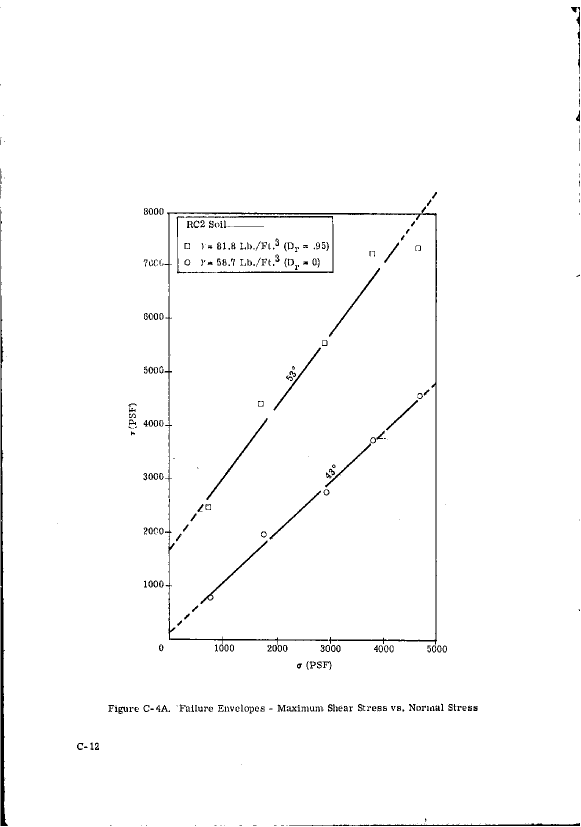
#> input picture img/1968-vol2/p0126.png, 1161 x 1653 px, found by its file name (shown at 1/2 size)
$ python linefit.py
#> lines starting #> are read from the running program, lines starting #| are printed output that depends on the picture; after the words box and inside, x2 and y2 are one past the last pixel; in counts of white or black regions, pixels touching at a corner belong together
import numpy as np, json
from PIL import Image
g = np.asarray(Image.open("packet/p0126.png").convert("L")).astype(int)
#> g: shape (1653, 1161) int64; 98.4% white; 359 black regions (133 under 20 px), largest, box (x1, y1, x2, y2) and area: (1, 419, 16, 1652) 5479, (329, 425, 874, 1289) 5245, (371, 432, 667, 546) 1640
D = g < 160
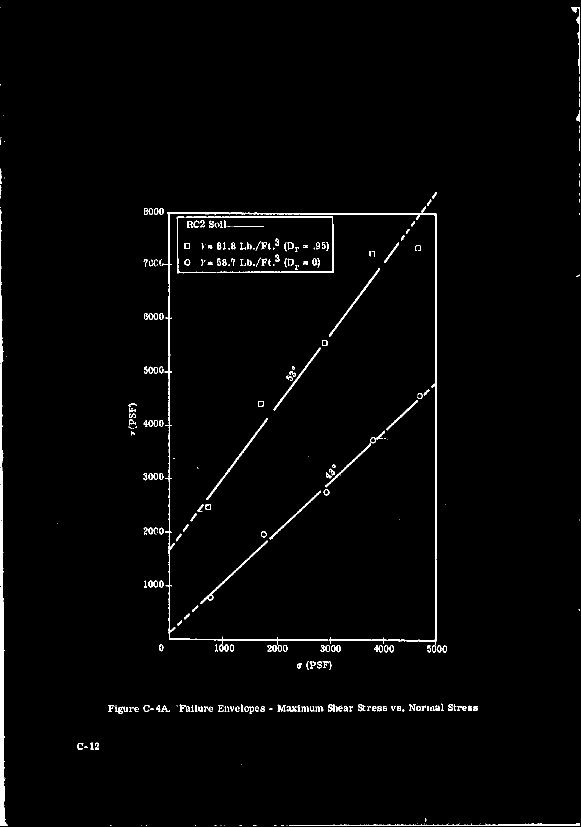
#> D: shape (1653, 1161) bool (shown at 1/2 size); 1.6% white; 359 white regions (133 under 20 px), largest, box (x1, y1, x2, y2) and area: (1, 419, 16, 1652) 5479, (329, 425, 874, 1289) 5245, (371, 432, 667, 546) 1640
L = {"dr95": ((922, 3006), (2380, 1050)), "dr0": ((922, 3448), (2376, 2087))}
# clean column ranges (ink of the line only, away from markers, labels, frame)
clean = {"dr95": {"dash_left": [(928,950),(962,988),(999,1026),(1041,1069),(1080,1107)],
                  "solid": [(1130,1455),(1495,1745),(1797,2070),(2098,2174)],
                  "dash_right": [(2188,2204),(2215,2230),(2245,2261),(2272,2288),(2302,2321),(2331,2350),(2359,2374)]},
         "dr0": {"dash_left": [(928,954),(968,991),(1007,1033),(1050,1080)],
                 "solid": [(1096,1128),(1170,1455),(1474,1745),(1777,2015),(2060,2098),(2108,2270)],
                 "dash_right": [(2313,2339),(2356,2372)]}}
res = {}
for sid, ((u0, v0), (u1, v1)) in L.items():
    s = (v1 - v0) / (u1 - u0)
    pts = {}
    for part, rngs in clean[sid].items():
        P = []
        for a, b in rngs:
            for u in range(a, b + 1):
                vp = v0 + s * (u - u0)
                lo = int(vp - 16)
#> (the run stopped early here; a loop or call above may not have finished)

$ run again, with img/1968-vol2/p0003.png copied over img/1968-vol2/p0126.png
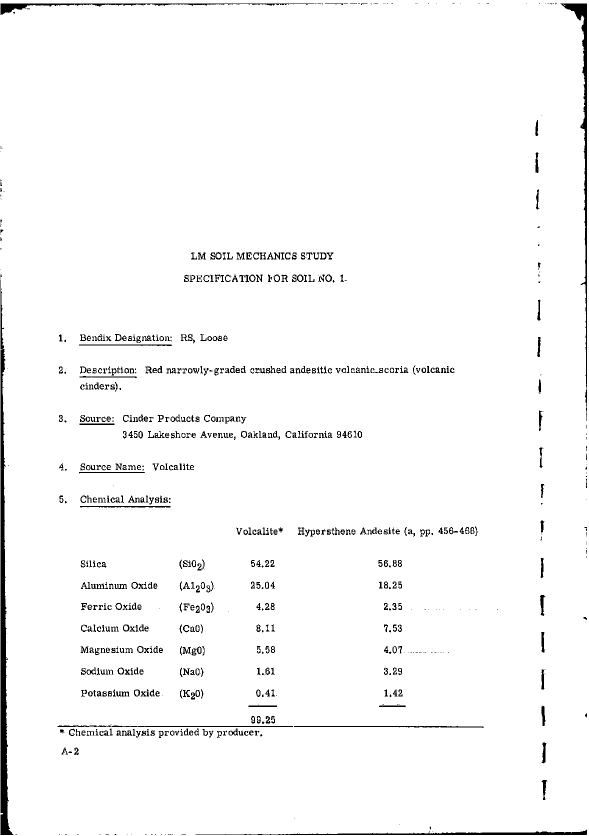
#> input picture img/1968-vol2/p0003.png, 1178 x 1671 px, found by its file name (shown at 1/2 size)
#> g: shape (1671, 1178) int64; 97.2% white; 763 black regions (242 under 20 px), largest, box (x1, y1, x2, y2) and area: (1, 560, 27, 1670) 9966, (1121, 7, 1174, 842) 4423, (391, 1659, 1174, 1670) 2632
#> `D = g < 160`:
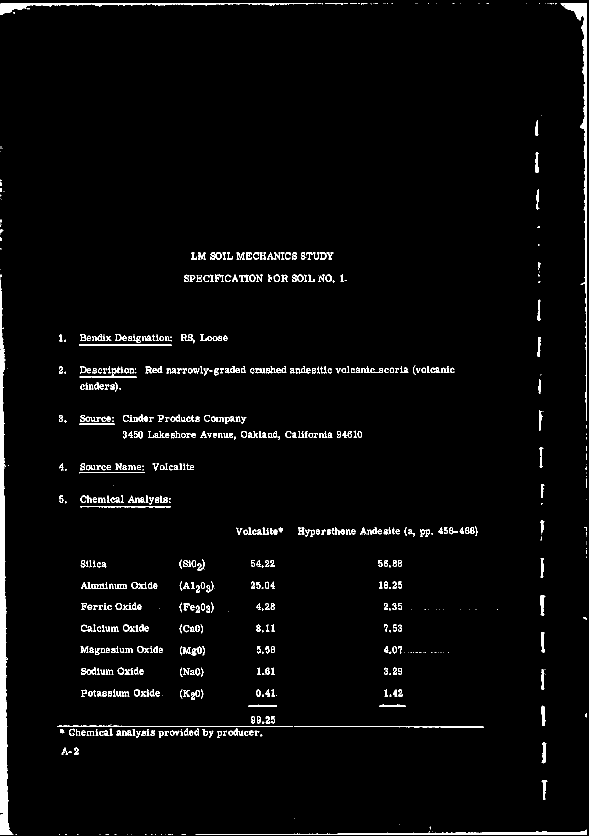
#> D: shape (1671, 1178) bool (shown at 1/2 size); 2.8% white; 763 white regions (242 under 20 px), largest, box (x1, y1, x2, y2) and area: (1, 560, 27, 1670) 9966, (1121, 7, 1174, 842) 4423, (391, 1659, 1174, 1670) 2632

$ run again, with img/1968-vol2/p0004.png copied over img/1968-vol2/p0126.png
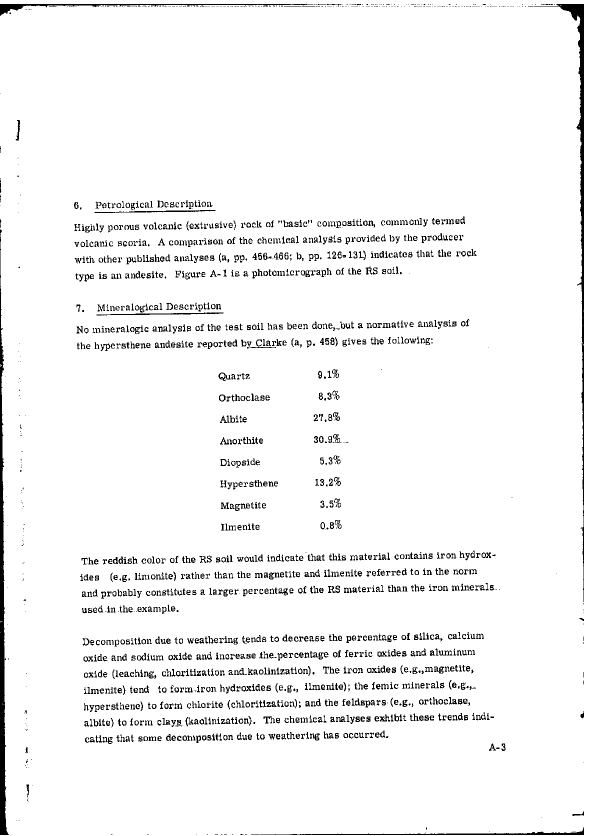
#> input picture img/1968-vol2/p0004.png, 1178 x 1671 px, found by its file name (shown at 1/2 size)
#> g: shape (1671, 1178) int64; 95.6% white; 1799 black regions (547 under 20 px), largest, box (x1, y1, x2, y2) and area: (0, 458, 18, 1670) 8020, (1068, 8, 1168, 1204) 6629, (0, 8, 627, 32) 2191
#> `D = g < 160`:
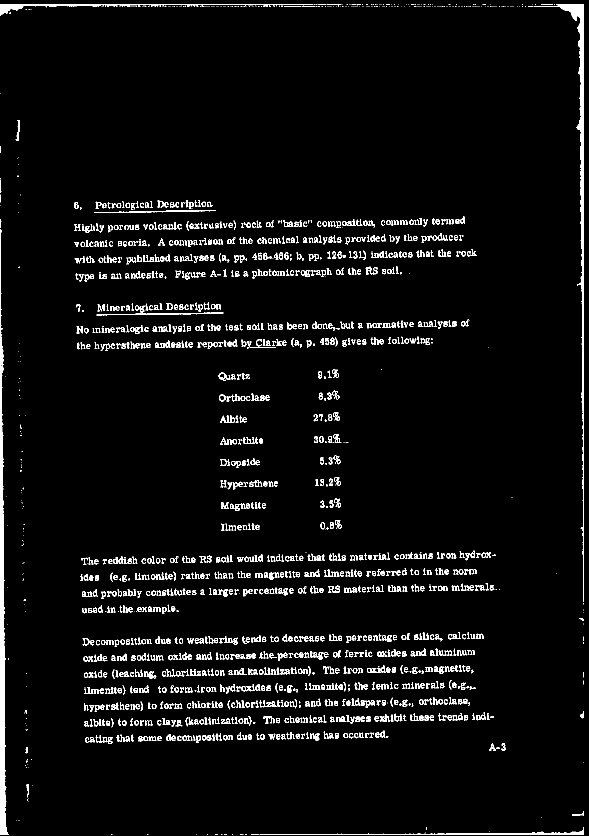
#> D: shape (1671, 1178) bool (shown at 1/2 size); 4.4% white; 1799 white regions (547 under 20 px), largest, box (x1, y1, x2, y2) and area: (0, 458, 18, 1670) 8020, (1068, 8, 1168, 1204) 6629, (0, 8, 627, 32) 2191

$ run again, with img/1968-vol2/p0005.png copied over img/1968-vol2/p0126.png
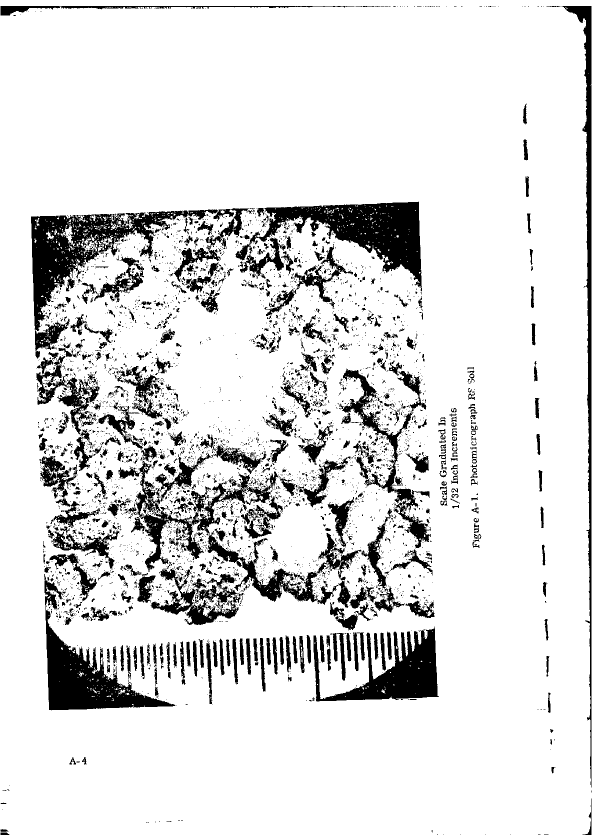
#> input picture img/1968-vol2/p0005.png, 1196 x 1671 px, found by its file name (shown at 1/2 size)
#> g: shape (1671, 1196) int64; 87.1% white; 4872 black regions (4265 under 20 px), largest, box (x1, y1, x2, y2) and area: (62, 418, 468, 717) 24967, (471, 403, 844, 582) 23679, (88, 1148, 350, 1421) 19021
#> `D = g < 160`:
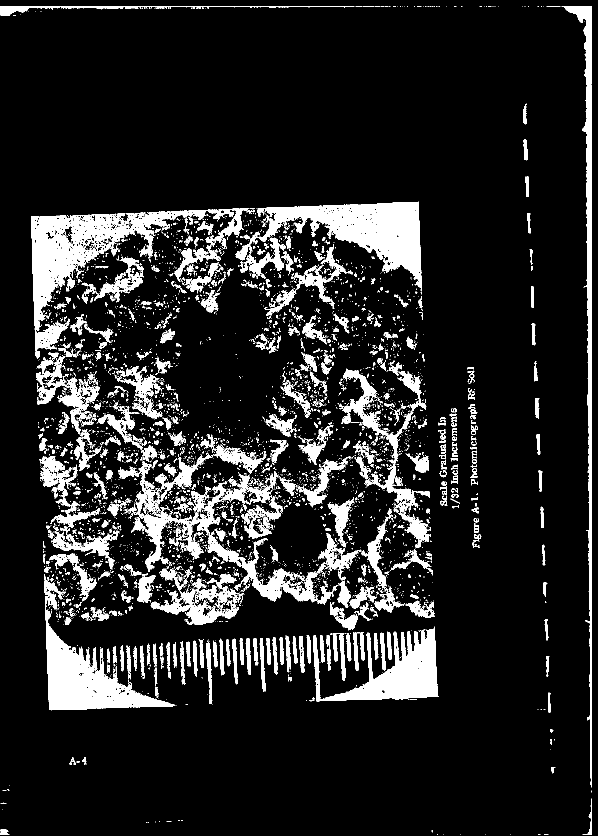
#> D: shape (1671, 1196) bool (shown at 1/2 size); 12.9% white; 4872 white regions (4265 under 20 px), largest, box (x1, y1, x2, y2) and area: (62, 418, 468, 717) 24967, (471, 403, 844, 582) 23679, (88, 1148, 350, 1421) 19021
